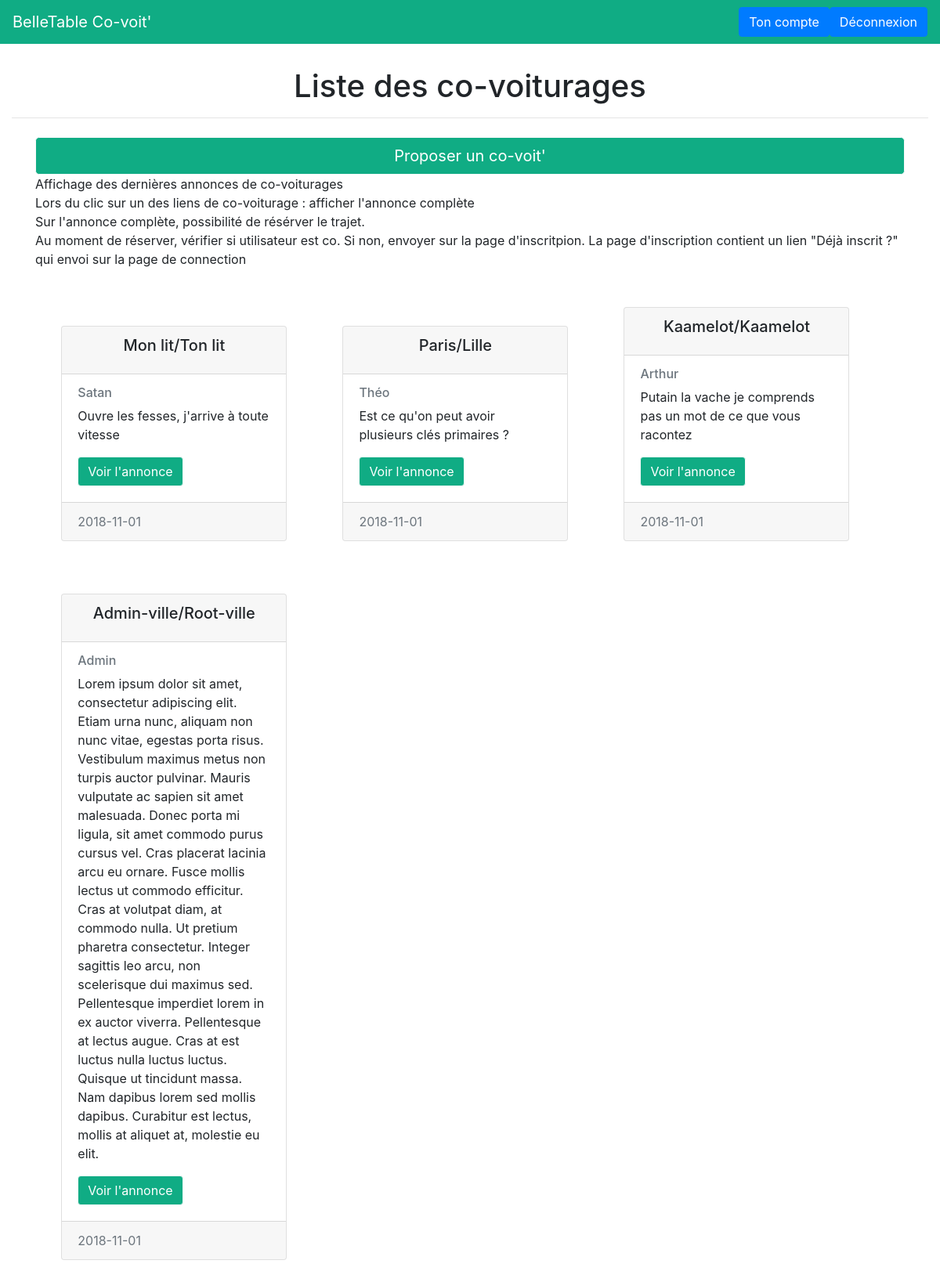
The app's page /index.php (signed in) with its own data.
### tables this page shows
CREATE TABLE IF NOT EXISTS `annonce` (
  `id` int(11) NOT NULL AUTO_INCREMENT,
  `nom_ville_depart` varchar(50) NOT NULL,
  `nom_ville_arrive` varchar(50) NOT NULL,
  `autheur` varchar(30) NOT NULL,
  `date` date NOT NULL,
  `description` text NOT NULL,
  PRIMARY KEY (`id`)
);

### db/advertSelectAll.php (called while the page is built)
<?php
$asTable = "annonce";
$asCols = '*';
$asColWhere ="";
$asValeurs ="";
include 'dbCon.php';
try {
    $req = $db->query("CALL selectDynam('$asTable', '$asCols', '$asColWhere', '$asValeurs') ");
    $adverts = $req->fetchAll();
} catch (Exception $exc) {
    echo $exc->getTraceAsString();
}
?>

### index.php (the view)
<?php
include './include/header.php';
?>
<header class="container-fluid">
    <h1 class="text-center">Liste des co-voiturages</h1>
    <hr class="">
</header>
<section class="container content-wrapper">
    <a href="addAdvert.php"><button type="button" class="btn btn-lg btn-outline-light btn-block">Proposer un co-voit'</button></a>
    <p>Affichage des dernières annonces de co-voiturages<br>
        Lors du clic sur un des liens de co-voiturage : afficher l'annonce complète<br>
        Sur l'annonce complète, possibilité de résérver le trajet.<br>
        Au moment de réserver, vérifier si utilisateur est co. Si non, envoyer sur la page d'inscritpion. La page d'inscription contient un lien "Déjà inscrit ?" qui envoi sur la page de connection
    </p>
    <?php
    include 'db/advertSelectAll.php';
    foreach ($adverts as $advert) {
        ?>
        <div class="card advert-card">
            <div class="card-header">
                <h5 class="card-title text-center"><?= $advert['nom_ville_depart'] ?>/<?= $advert['nom_ville_arrive'] ?></h5>
            </div>
            <div class="card-body">
                <a href="#"><h6 class="card-subtitle mb-2 text-muted"><?= $advert['autheur'] ?></h6></a>
                <p class="card-text"><?= $advert['description'] ?></p>
                <a href="advert.php?id=<?= $advert['id'] ?>" class="btn btn-outline-light card-btn center-block">Voir l'annonce</a>
            </div>
            <div class="card-footer text-muted">
                <?= $advert['date'] ?>
            </div>
        </div>
        <?php
    }
    ?>
</section>
<?php
include './include/footer.php';
?>

### style/style.css (style rules this page uses)
header { margin-top: 2.5%; }
.content-wrapper { margin-top: 2%; }
.btn-block { background-color: #10ac84; color: white; }
.advert-card { width: 18rem; margin: 3% 3%; display: inline-block }
.card-btn { background-color: #10ac84; color: white; }

### records on screen
annonce: nom_ville_depart "Mon lit", nom_ville_arrive "Ton lit", autheur "Satan", description "Ouvre les fesses, j'arrive à toute vitesse", date "2018-11-01"
annonce: nom_ville_depart "Paris", nom_ville_arrive "Lille", autheur "Théo", description "Est ce qu'on peut avoir plusieurs clés primaires ?", date "2018-11-01"
annonce: nom_ville_depart "Kaamelot", nom_ville_arrive "Kaamelot", autheur "Arthur", description "Putain la vache je comprends pas un mot de ce que vous racontez", date "2018-11-01"
annonce: nom_ville_depart "Admin-ville", nom_ville_arrive "Root-ville", autheur "Admin", description "Lorem ipsum dolor sit amet, consectetur adipiscing elit. Etiam urna nunc, aliquam non nunc vitae, egestas porta risus. Vestibulum maximus metus non turpis auctor pulvinar. Mauris vulputate ac sapien sit amet malesuada. Donec porta mi ligula, sit amet commodo purus cursus vel. Cras placerat lacinia arcu eu ornare. Fusce mollis lectus ut commodo efficitur. Cras at volutpat diam, at commodo nulla. Ut pretium pharetra consectetur. Integer sagittis leo arcu, non scelerisque dui maximus sed. Pellentesque imperdiet lorem in ex auctor viverra. Pellentesque at lectus augue. Cras at est luctus nulla luctus luctus. Quisque ut tincidunt massa. Nam dapibus lorem sed mollis dapibus. Curabitur est lectus,…", date "2018-11-01"
